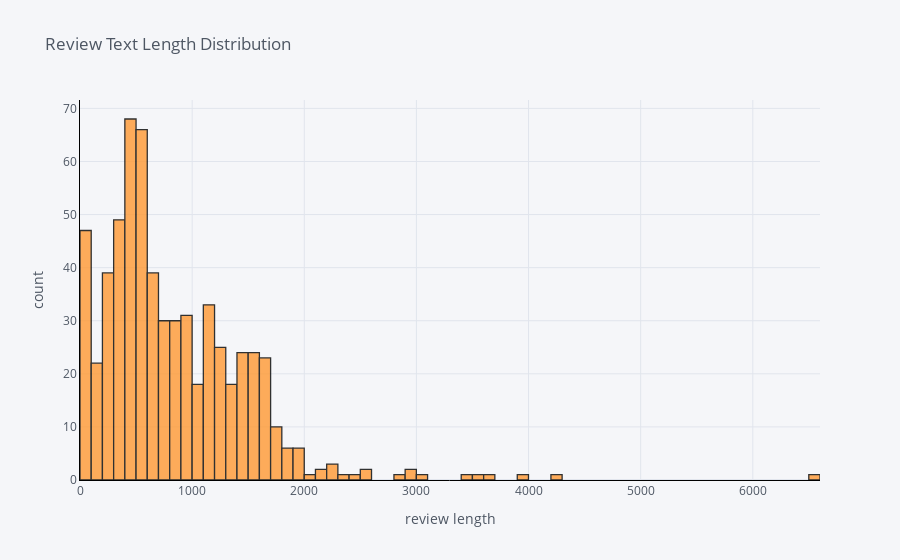

Notebook source saved alongside this figure:
### Code cell
df['review_len'].iplot(
    kind='hist',
    bins=100,
    xTitle='review length',
    linecolor='black',
    yTitle='count',
    title='Review Text Length Distribution')

### Figure 1 — Plotly figure (JSON) as saved in the notebook; plotly's stock layout.template omitted (floating-point values rounded to 4 significant figures; data arrays with more than 128 entries replaced by an {"elided": "..."} marker saying what was removed)
{"data": [{"histfunc": "count", "histnorm": "", "marker": {"color": "rgba(255, 153, 51, 1.0)", "line": {"color": "#000000", "width": 1.3}}, "name": "review_len", "nbinsx": 100, "opacity": 0.8, "orientation": "v", "type": "histogram", "x": {"elided": "628 int values"}}], "layout": {"barmode": "overlay", "legend": {"bgcolor": "#F5F6F9", "font": {"color": "#4D5663"}}, "paper_bgcolor": "#F5F6F9", "plot_bgcolor": "#F5F6F9", "title": {"font": {"color": "#4D5663"}, "text": "Review Text Length Distribution"}, "xaxis": {"gridcolor": "#E1E5ED", "linecolor": "black", "showgrid": true, "tickfont": {"color": "#4D5663"}, "title": {"font": {"color": "#4D5663"}, "text": "review length"}, "zerolinecolor": "#E1E5ED"}, "yaxis": {"gridcolor": "#E1E5ED", "linecolor": "black", "showgrid": true, "tickfont": {"color": "#4D5663"}, "title": {"font": {"color": "#4D5663"}, "text": "count"}, "zerolinecolor": "#E1E5ED"}}}
